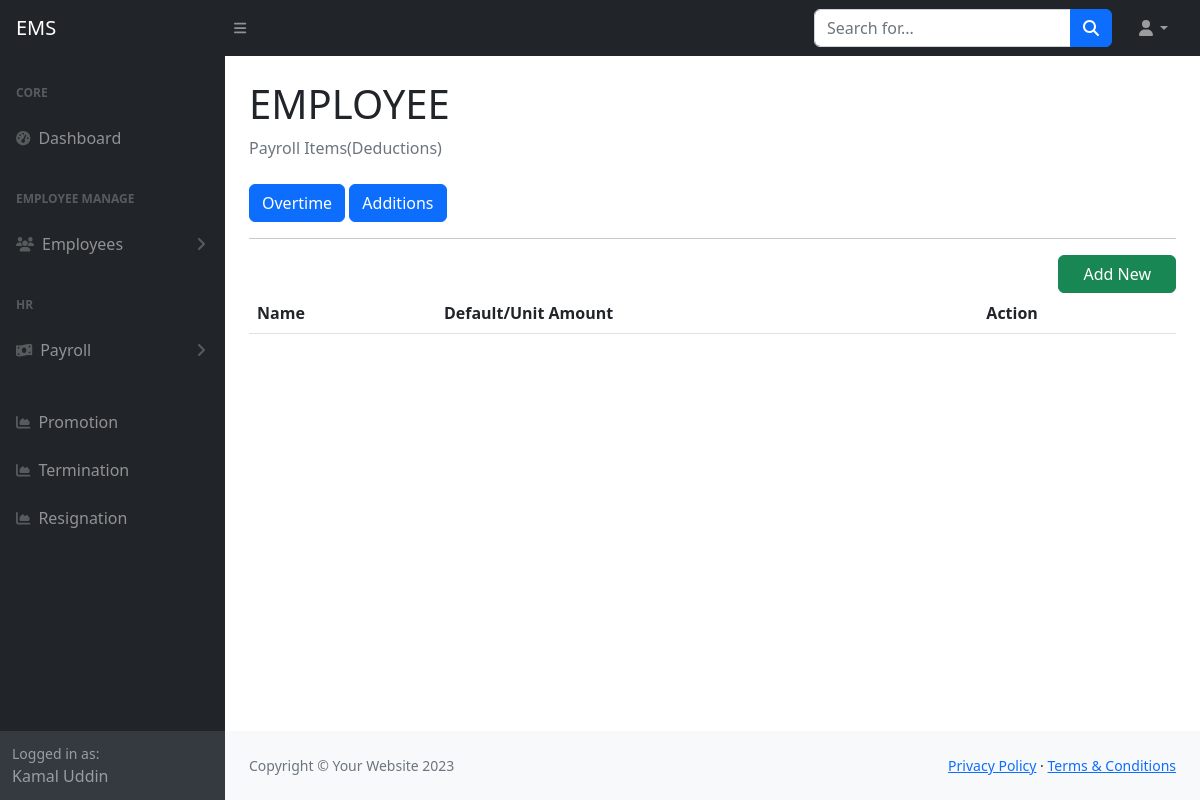
Page /payroll_deductions.php (signed in) on the earlier database version.
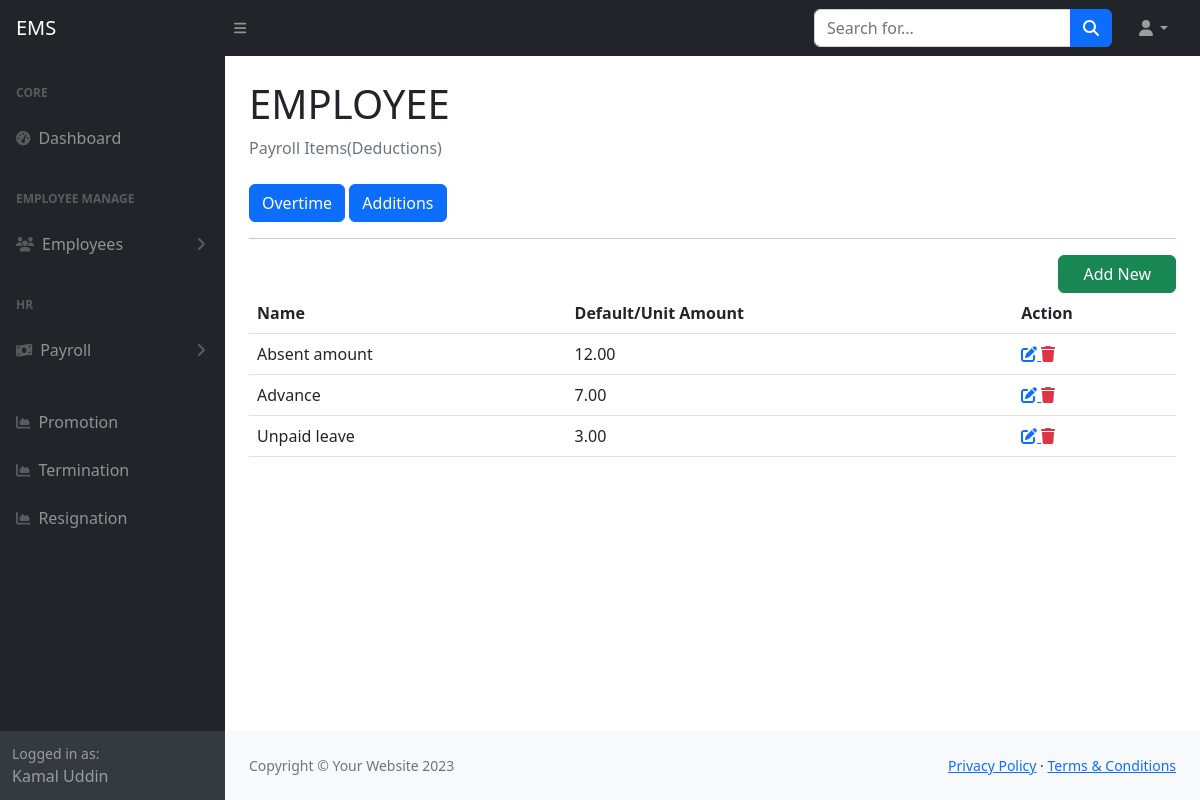
Same page on the later database version.
### tables this page shows
CREATE TABLE `tbl_payroll_deductions` (
  `id` int(11) NOT NULL,
  `name` varchar(255) DEFAULT NULL,
  `unit_amount` double(8,2) DEFAULT NULL,
  `created_at` datetime DEFAULT NULL,
  `created_by` varchar(255) DEFAULT NULL,
  `updated_at` datetime DEFAULT NULL,
  `updated_by` varchar(255) DEFAULT NULL,
  `deleted_at` datetime DEFAULT NULL
);

### include/settings.php (called while the page is built)
<?php
$protocol = isset($_SERVER['HTTPS']) ? 'https' : 'http';
$base_url="$protocol://".$_SERVER['SERVER_NAME']."/".explode('/',$_SERVER['SCRIPT_NAME'])[1]."/";
    require_once('class/crud.php');
    $mysqli=new crud;
?>

### class/crud.php (called while the page is built, shortened)
<?php
    class crud{
        private $host='localhost';
        private $user='root';
        private $password='';
        private $database='employee';
        private $connection;
        public function __construct(){
            $this->connection=new mysqli($this->host,$this->user,$this->password,$this->database);
        }
        public function common_select($table,$fields='*',$condition=false,$sort_field=false,$sort='ASC'){
            $result=array();
            $error=false;
            $sql="select $fields from $table where deleted_at is null ";
            $rs=$this->connection->query($sql);
            if($rs){
                if($rs->num_rows > 0){
                    while($r=$rs->fetch_object()){
                        array_push($result,$r);
                    }
                }
            }else{
                $error=$this->connection->error;
            }
            $return = array('data'=>$result,'error'=>$error);
            return $return;
        }
    }
?>

### payroll_deductions.php (the view)
<?php require_once('include/header.php') ?>
<?php require_once('include/sidebar.php') ?>
<div class="container-fluid px-4">
    <h1 class="mt-4">EMPLOYEE</h1>
    <ol class="breadcrumb mb-4">
        <li class="breadcrumb-item active">Payroll Items(Deductions)</li>
    </ol>
    <div>
    <a href="<?= $base_url?>payroll_overtime.php" class="btn btn-primary">Overtime</a>
    <a href="<?= $base_url?>payroll_additions.php" class="btn btn-primary">Additions</a>
    </div>
    <hr>
    <div class="col-md-12 d-flex justify-content-end">
    <a href="<?= $base_url?>payroll_deductions_add.php" class="btn btn-success px-4">Add New</a>
    </div>
    <table class="table">
        <tr>
            <th>Name</th>
            <th>Default/Unit Amount</th>
            <th>Action</th>
        </tr>
        <?php
                  $data=$mysqli->common_select('tbl_payroll_deductions');
               if(!$data['error']){
                    foreach($data['data'] as $d){
                ?>
        <tr>
            <td><?= $d->name ?></td>
            <td><?= $d->unit_amount ?></td>
            <td>
                <a title="Update" href="<?= $base_url?>payroll_deductions_edit.php?id=<?= $d->id ?>">
                            <i class="fa fa-edit"></i>
                </a>
                <a title="Delete" class="text-danger" href="payroll_deductions_delete.php?id=<?= $d->id ?>">
                            <i class="fa fa-trash"></i>
                </a>
            </td>
        </tr>
        <?php
        }
                  }
                  ?>
    </table>
</div>
<?php require_once('include/footer.php') ?>

Differences in the rows shown:
added tbl_payroll_deductions: name "Absent amount", unit_amount "12.00"
added tbl_payroll_deductions: name "Advance", unit_amount "7.00"
added tbl_payroll_deductions: name "Unpaid leave", unit_amount "3.00"
